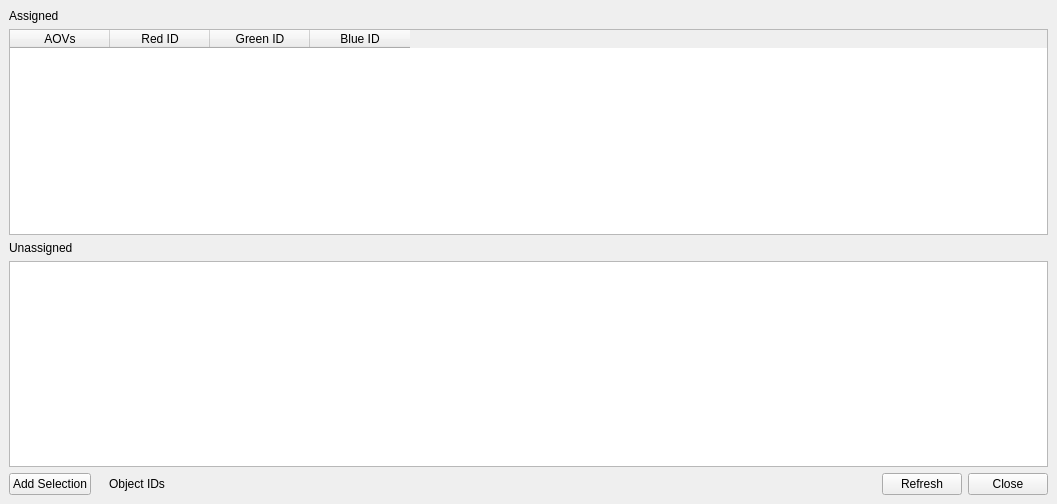
<?xml version="1.0" encoding="UTF-8"?>
<ui version="4.0">
 <class>MainWindow</class>
 <widget class="QMainWindow" name="MainWindow">
  <property name="geometry">
   <rect>
    <x>0</x>
    <y>0</y>
    <width>1057</width>
    <height>504</height>
   </rect>
  </property>
  <property name="windowTitle">
   <string>MainWindow</string>
  </property>
  <widget class="QWidget" name="centralwidget">
   <layout class="QVBoxLayout" name="verticalLayout">
    <item>
     <widget class="QLabel" name="label_2">
      <property name="text">
       <string>Assigned</string>
      </property>
     </widget>
    </item>
    <item>
     <widget class="QTableWidget" name="tableWidget">
      <property name="acceptDrops">
       <bool>true</bool>
      </property>
      <property name="editTriggers">
       <set>QAbstractItemView::NoEditTriggers</set>
      </property>
      <property name="tabKeyNavigation">
       <bool>false</bool>
      </property>
      <property name="dragEnabled">
       <bool>false</bool>
      </property>
      <property name="dragDropOverwriteMode">
       <bool>false</bool>
      </property>
      <property name="dragDropMode">
       <enum>QAbstractItemView::DropOnly</enum>
      </property>
      <property name="alternatingRowColors">
       <bool>true</bool>
      </property>
      <property name="selectionMode">
       <enum>QAbstractItemView::NoSelection</enum>
      </property>
      <property name="selectionBehavior">
       <enum>QAbstractItemView::SelectItems</enum>
      </property>
      <property name="verticalScrollMode">
       <enum>QAbstractItemView::ScrollPerPixel</enum>
      </property>
      <property name="gridStyle">
       <enum>Qt::SolidLine</enum>
      </property>
      <property name="wordWrap">
       <bool>false</bool>
      </property>
      <property name="columnCount">
       <number>4</number>
      </property>
      <attribute name="horizontalHeaderCascadingSectionResizes">
       <bool>false</bool>
      </attribute>
      <attribute name="horizontalHeaderDefaultSectionSize">
       <number>100</number>
      </attribute>
      <attribute name="horizontalHeaderStretchLastSection">
       <bool>false</bool>
      </attribute>
      <attribute name="verticalHeaderCascadingSectionResizes">
       <bool>false</bool>
      </attribute>
      <attribute name="verticalHeaderStretchLastSection">
       <bool>false</bool>
      </attribute>
      <column>
       <property name="text">
        <string>AOVs</string>
       </property>
      </column>
      <column>
       <property name="text">
        <string>Red ID</string>
       </property>
      </column>
      <column>
       <property name="text">
        <string>Green ID</string>
       </property>
      </column>
      <column>
       <property name="text">
        <string>Blue ID</string>
       </property>
      </column>
     </widget>
    </item>
    <item>
     <widget class="QLabel" name="label">
      <property name="text">
       <string>Unassigned</string>
      </property>
     </widget>
    </item>
    <item>
     <widget class="QListWidget" name="listWidget">
      <property name="font">
       <font>
        <pointsize>9</pointsize>
       </font>
      </property>
      <property name="acceptDrops">
       <bool>false</bool>
      </property>
      <property name="dragEnabled">
       <bool>true</bool>
      </property>
      <property name="dragDropMode">
       <enum>QAbstractItemView::DragOnly</enum>
      </property>
      <property name="selectionMode">
       <enum>QAbstractItemView::ExtendedSelection</enum>
      </property>
     </widget>
    </item>
    <item>
     <layout class="QHBoxLayout" name="horizontalLayout">
      <item>
       <widget class="QPushButton" name="addButton">
        <property name="toolTip">
         <string>Add selection to the unassigned list</string>
        </property>
        <property name="text">
         <string>Add Selection</string>
        </property>
       </widget>
      </item>
      <item>
       <widget class="QPushButton" name="switchButton">
        <property name="toolTip">
         <string>Click to change the Id mode</string>
        </property>
        <property name="text">
         <string>Object IDs</string>
        </property>
        <property name="flat">
         <bool>true</bool>
        </property>
       </widget>
      </item>
      <item>
       <spacer name="horizontalSpacer">
        <property name="orientation">
         <enum>Qt::Horizontal</enum>
        </property>
        <property name="sizeHint" stdset="0">
         <size>
          <width>40</width>
          <height>20</height>
         </size>
        </property>
       </spacer>
      </item>
      <item>
       <widget class="QPushButton" name="refreshButton">
        <property name="minimumSize">
         <size>
          <width>75</width>
          <height>0</height>
         </size>
        </property>
        <property name="text">
         <string>Refresh</string>
        </property>
       </widget>
      </item>
      <item>
       <widget class="QPushButton" name="pushButton">
        <property name="minimumSize">
         <size>
          <width>75</width>
          <height>0</height>
         </size>
        </property>
        <property name="text">
         <string>Close</string>
        </property>
       </widget>
      </item>
     </layout>
    </item>
   </layout>
  </widget>
 </widget>
 <resources/>
 <connections>
  <connection>
   <sender>pushButton</sender>
   <signal>clicked()</signal>
   <receiver>MainWindow</receiver>
   <slot>close()</slot>
   <hints>
    <hint type="sourcelabel">
     <x>604</x>
     <y>526</y>
    </hint>
    <hint type="destinationlabel">
     <x>476</x>
     <y>531</y>
    </hint>
   </hints>
  </connection>
 </connections>
</ui>
